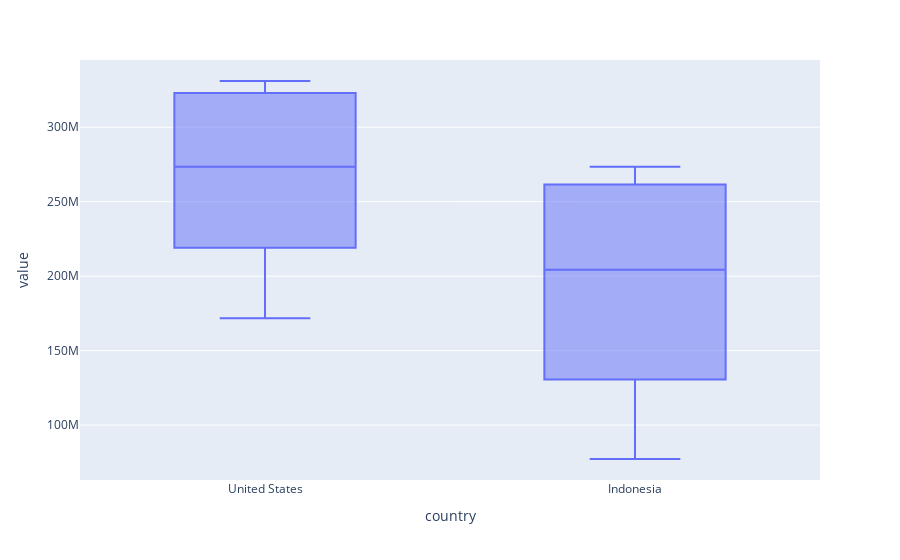

The code cell stored with this chart in its notebook:
### Code cell
px.box(df_pivot[['United States', 'Indonesia']])

### Figure 1 — Plotly figure (JSON) as saved in the notebook; plotly's stock layout.template omitted (floating-point values rounded to 4 significant figures)
{"data": [{"alignmentgroup": "True", "hovertemplate": "country=%{x}<br>value=%{y}<extra></extra>", "legendgroup": "", "marker": {"color": "#636efa"}, "name": "", "notched": false, "offsetgroup": "", "orientation": "v", "showlegend": false, "type": "box", "x": ["United States", "United States", "United States", "United States", "United States", "United States", "United States", "United States", "United States", "United States", "United States", "United States", "United States", "United States", "United States", "United States", "United States", "United States", "Indonesia", "Indonesia", "Indonesia", "Indonesia", "Indonesia", "Indonesia", "Indonesia", "Indonesia", "Indonesia", "Indonesia", "Indonesia", "Indonesia", "Indonesia", "Indonesia", "Indonesia", "Indonesia", "Indonesia", "Indonesia"], "x0": " ", "xaxis": "x", "y": [171700000.0, 186700000.0, 199700000.0, 209500000.0, 219100000.0, 229500000.0, 240500000.0, 252100000.0, 265200000.0, 281700000.0, 295000000.0, 309000000.0, 320900000.0, 323000000.0, 325100000.0, 327100000.0, 329100000.0, 331000000.0, 77270000.0, 87750000.0, 100300000.0, 114800000.0, 130700000.0, 147400000.0, 165000000.0, 181400000.0, 196900000.0, 211500000.0, 226300000.0, 241800000.0, 258400000.0, 261600000.0, 264700000.0, 267700000.0, 270600000.0, 273500000.0], "y0": " ", "yaxis": "y"}], "layout": {"boxmode": "group", "legend": {"tracegroupgap": 0}, "margin": {"t": 60}, "xaxis": {"anchor": "y", "domain": [0, 1], "title": {"text": "country"}}, "yaxis": {"anchor": "x", "domain": [0, 1], "title": {"text": "value"}}}}
